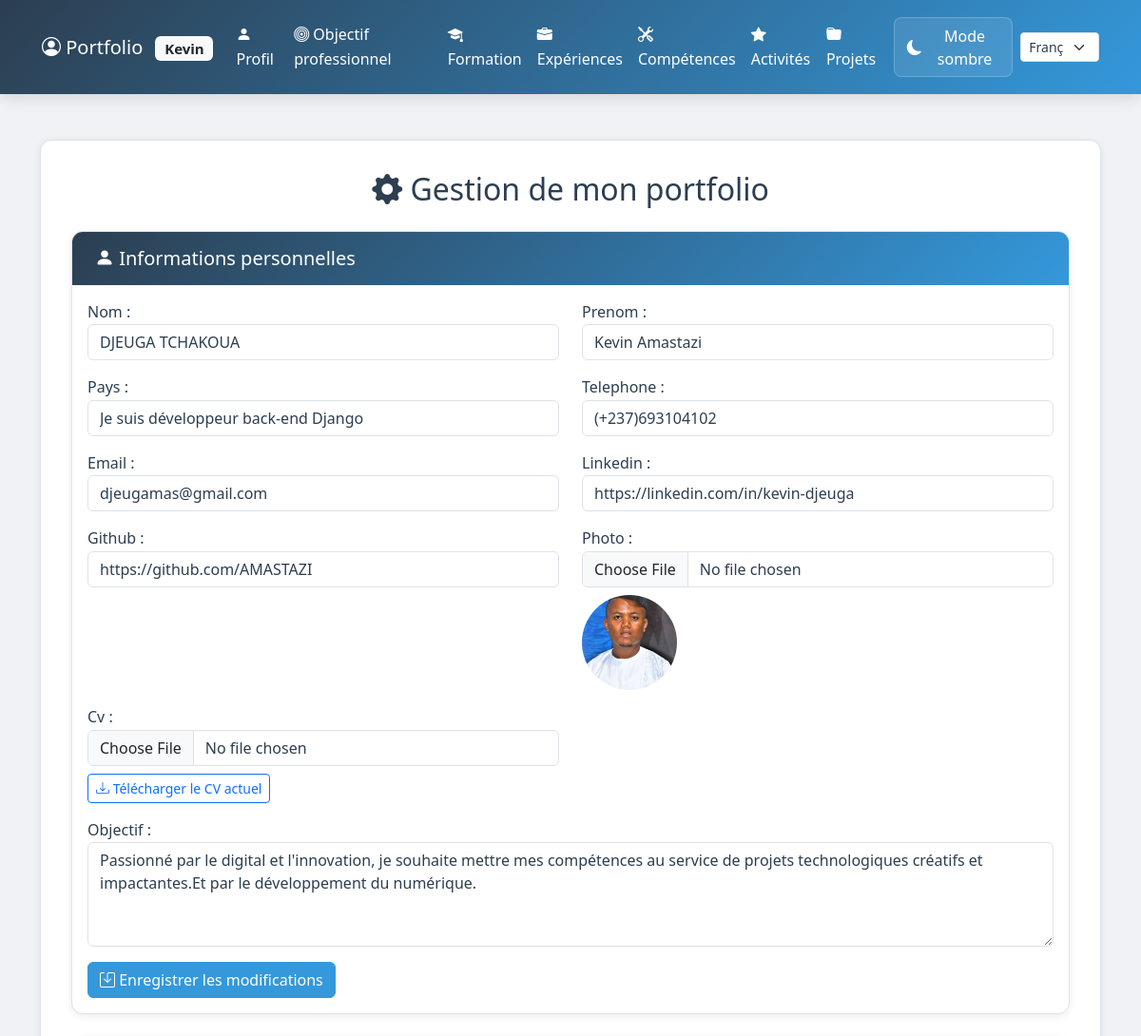
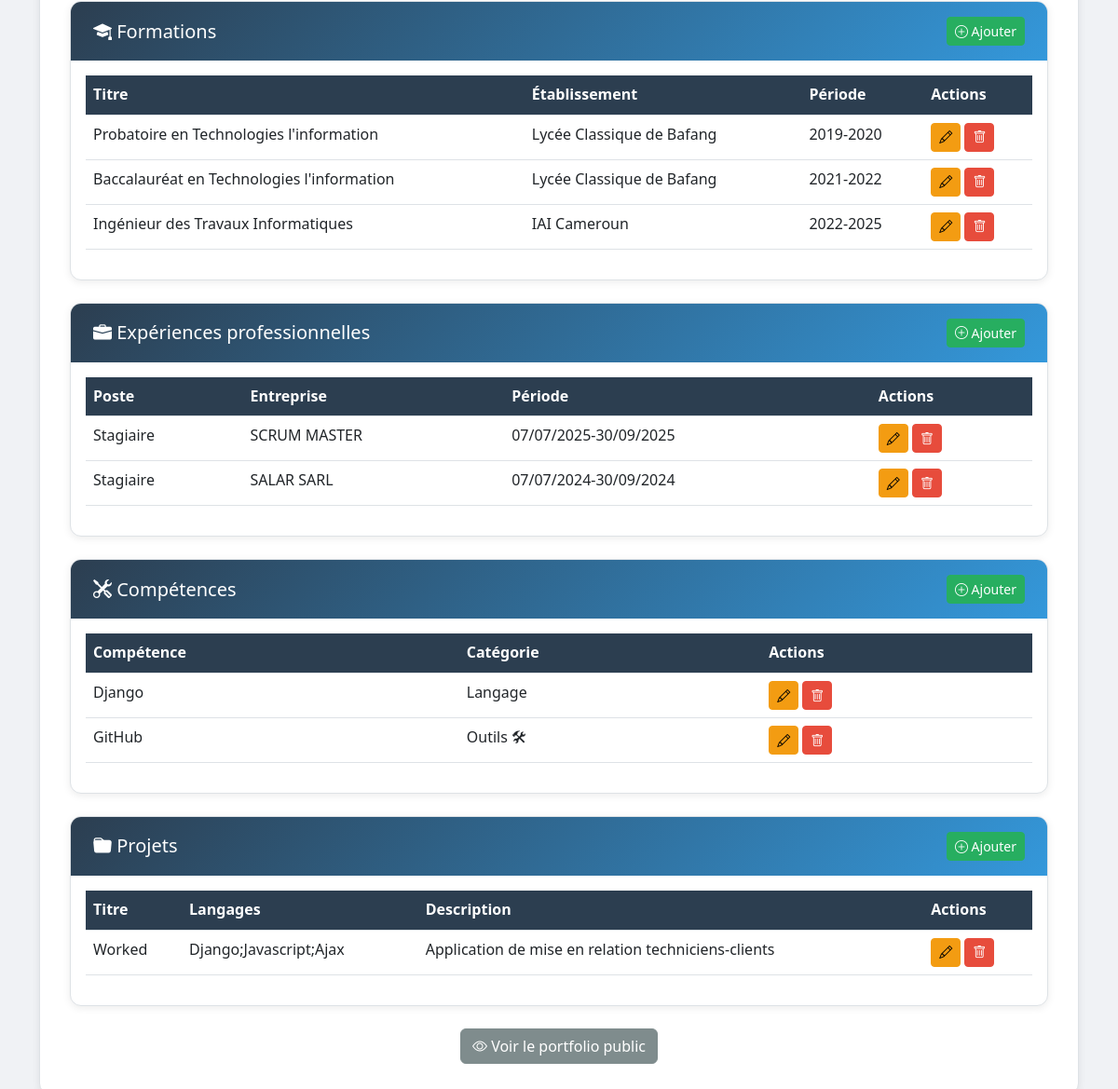
The app's page /modifier_profil/ (signed in), older data (2 pictures, top to bottom).
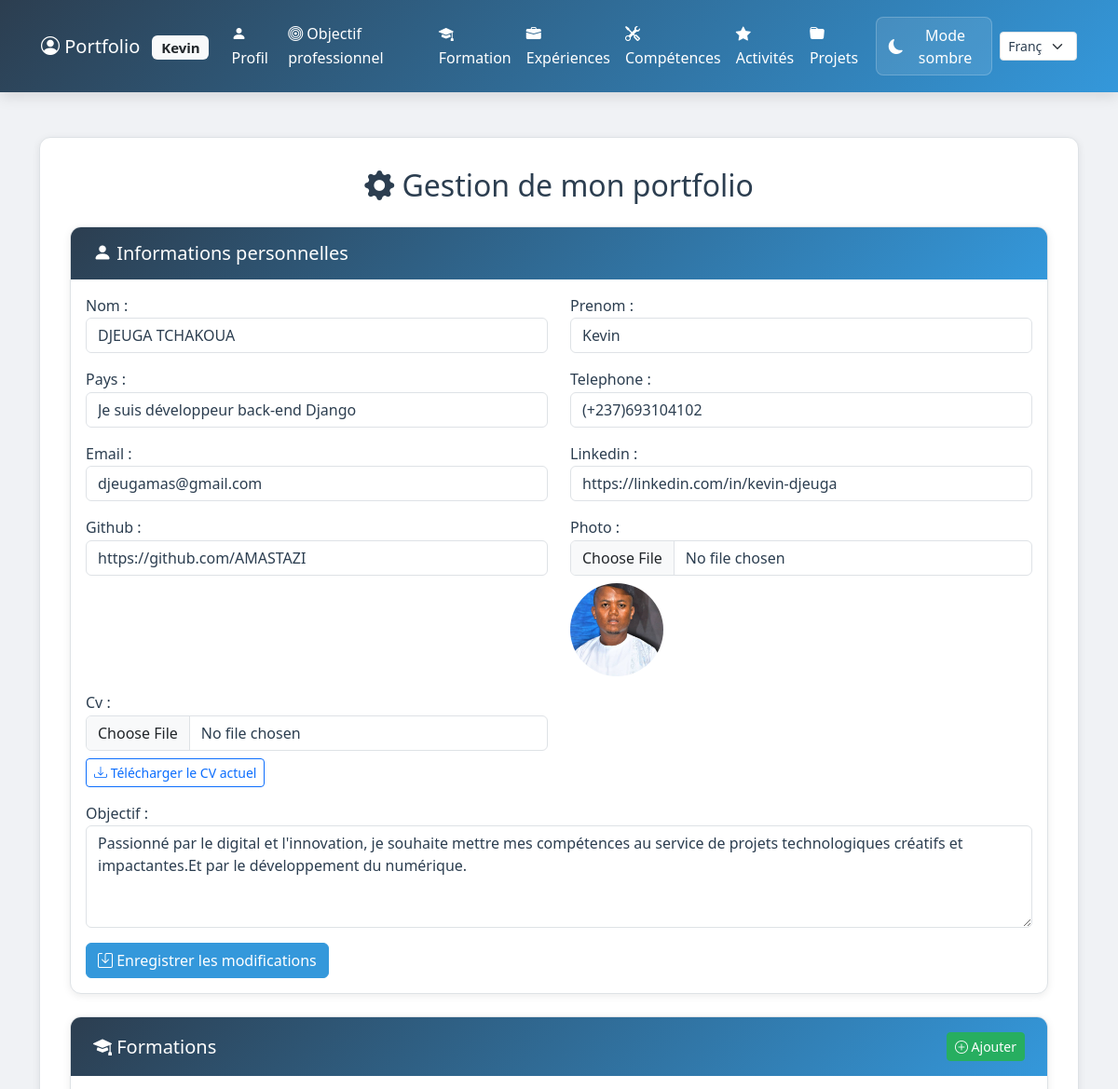
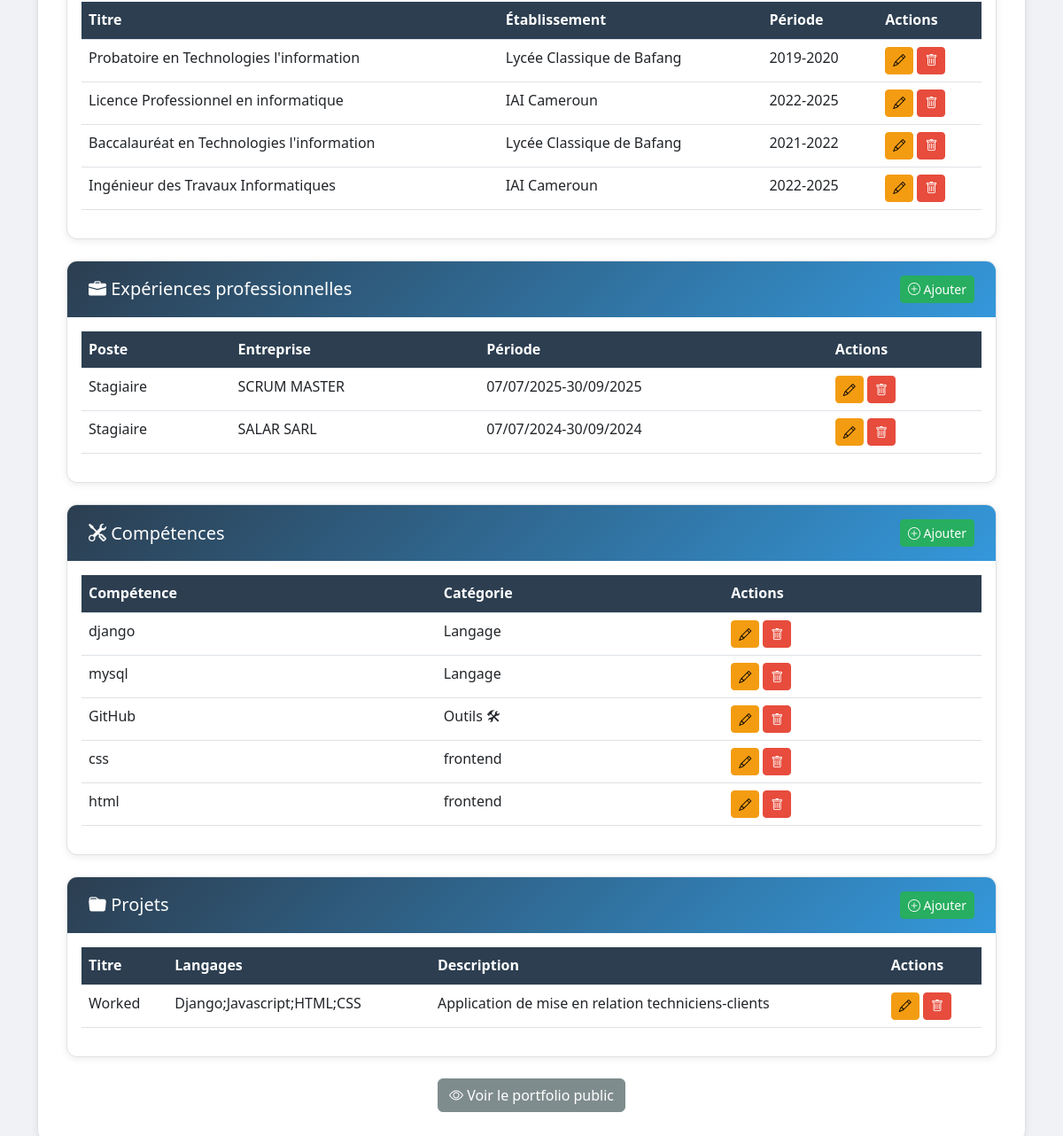
The same page, newer data (2 pictures, top to bottom).
### portfolio/models.py (models this page shows, shortened)
class Profil(models.Model):
    user = models.OneToOneField(User, on_delete=models.CASCADE)
    nom = models.CharField(max_length=100, default='DJEUGA TCHAKOUA')
    prenom = models.CharField(max_length=100, default='KEVIN')
    pays = models.CharField(max_length=100, default='Cameroun')
    telephone = models.CharField(max_length=20, default='(+237)693104102')
    email = models.EmailField(default='djeugamas@gmail.com')
    linkedin = models.URLField(blank=True, default='linkedin.com/in/kevin-djeuga')
    github = models.URLField(blank=True, default='https://github.com/AMASTAZI')
    objectif = models.TextField(default='Passionné par le digital et l\'innovation, je souhaite mettre mes compétences au service de projets technologiques créatifs et impactants.')
    photo = models.ImageField(upload_to='profils/', blank=True, null=True)
    cv = models.FileField(upload_to='cvs/', blank=True, null=True)
    class Meta:
        verbose_name = 'Profil'
        verbose_name_plural = 'Profils'

class Formation(models.Model):
    profil = models.ForeignKey(Profil, on_delete=models.CASCADE, related_name='formations')
    titre = models.CharField(max_length=200)
    etablissement = models.CharField(max_length=200)
    periode = models.CharField(max_length=100)
    description = models.TextField(blank=True)
    ordre = models.IntegerField(default=0)
    class Meta:
        verbose_name = 'Formation'
        verbose_name_plural = 'Formations'
        ordering = ['-ordre', '-id']

class Experience(models.Model):
    profil = models.ForeignKey(Profil, on_delete=models.CASCADE, related_name='experiences')
    poste = models.CharField(max_length=200)
    entreprise = models.CharField(max_length=200)
    periode = models.CharField(max_length=100)
    description = models.TextField()
    ordre = models.IntegerField(default=0)
    class Meta:
        verbose_name = 'Expérience'
        verbose_name_plural = 'Expériences'
        ordering = ['-ordre', '-id']

class Competence(models.Model):
    profil = models.ForeignKey(Profil, on_delete=models.CASCADE, related_name='competences')
    nom = models.CharField(max_length=100)
    categorie = models.CharField(max_length=100, blank=True)
    class Meta:
        verbose_name = 'Compétence'
        verbose_name_plural = 'Compétences'
        ordering = ['categorie', 'nom']

class Projet(models.Model):
    profil = models.ForeignKey(Profil, on_delete=models.CASCADE, related_name='projets')
    titre = models.CharField(max_length=200)
    description = models.TextField(blank=True)
    image_principale = models.ImageField(upload_to='projets/', blank=True, null=True)
    langages = models.CharField(max_length=200, blank=True, help_text='Liste de langages séparés par des virgules')
    ordre = models.IntegerField(default=0)
    lien = models.URLField(blank=True, null=True, help_text='Lien vers le projet (ex: démo ou repo)')
    class Meta:
        verbose_name = 'Projet'
        verbose_name_plural = 'Projets'
        ordering = ['-ordre', '-id']

### portfolio/views.py (the view)
# urls.py: path('modifier_profil/', views.modifier_profil, name='modifier_profil'),
@login_required
@require_http_methods(["GET", "POST"])
def modifier_profil(request):
    profil = get_object_or_404(Profil, user=request.user)
    if request.method == 'POST':
        form = ProfilForm(request.POST, request.FILES, instance=profil)
        if form.is_valid():
            form.save()
            messages.success(request, "Profil mis à jour.")
            return redirect('portfolio:modifier_profil')
    else:
        form = ProfilForm(instance=profil)
    context = {
        'profil': profil,
        'form': form,
    }
    return render(request, 'portfolio/modifier_profil.html', context)

### portfolio/forms.py (shortened to what this page needs)
class ProfilForm(forms.ModelForm):
    class Meta:
        model = Profil
        fields = ['nom', 'prenom', 'pays', 'telephone', 'email', 'linkedin', 'github', 'objectif', 'photo', 'cv']  # <-- cv ajouté
        widgets = {
            'nom': forms.TextInput(attrs={'class': 'form-control'}),
            'prenom': forms.TextInput(attrs={'class': 'form-control'}),
            'pays': forms.TextInput(attrs={'class': 'form-control'}),
            'telephone': forms.TextInput(attrs={'class': 'form-control'}),
            'email': forms.EmailInput(attrs={'class': 'form-control'}),
            'linkedin': forms.URLInput(attrs={'class': 'form-control', 'placeholder': 'ex: linkedin.com/in/nom'}),
            'github': forms.URLInput(attrs={'class': 'form-control', 'placeholder': 'ex: github.com/votre-nom'}),
            'objectif': forms.Textarea(attrs={'class': 'form-control', 'rows': 4}),
            'photo': forms.FileInput(attrs={'class': 'form-control'}),
            'cv': forms.FileInput(attrs={'class': 'form-control'}),  # <-- widget pour cv
        }

### portfolio/templates/portfolio/modifier_profil.html (shortened to what the changed rows need)
{% extends 'portfolio/base.html' %}
{% block content %}
<div class="admin-panel">
    <h2 class="text-center mb-4">
        <i class="bi bi-gear-fill"></i> Gestion de mon portfolio
    </h2>
    <div class="card mb-4">
        <div class="card-body">
            <form method="post" enctype="multipart/form-data">
                <div class="row">
                    <div class="col-md-6 mb-3">
                        {{ form.nom.label_tag }}
                        {{ form.nom }}
                    </div>
                    <div class="col-md-6 mb-3">
                        {{ form.prenom.label_tag }}
                        {{ form.prenom }}
                    </div>
                    <div class="col-md-6 mb-3">
                        {{ form.pays.label_tag }}
                        {{ form.pays }}
                    </div>
                    <div class="col-md-6 mb-3">
                        {{ form.telephone.label_tag }}
                        {{ form.telephone }}
                    </div>
                    <div class="col-md-6 mb-3">
                        {{ form.email.label_tag }}
                        {{ form.email }}
                    </div>
                    <div class="col-md-6 mb-3">
                        {{ form.linkedin.label_tag }}
                        {{ form.linkedin }}
                    </div>
                    <div class="col-md-6 mb-3">
                        {{ form.github.label_tag }}
                        {{ form.github }}
                    </div>
                    <div class="col-md-6 mb-3">
                        {{ form.photo.label_tag }}
                        {{ form.photo }}
                        {% if profil.photo %}
                            <div class="mt-2">
                                <img src="{{ profil.photo.url }}" alt="Photo de profil" style="width: 100px; height: 100px; object-fit: cover; border-radius: 50%;">
                            </div>
                        {% endif %}
                    </div>
                    <div class="col-md-6 mb-3">
                        {{ form.cv.label_tag }}
                        {{ form.cv }}
                        {% if profil.cv %}
                            <div class="mt-2">
                                <a href="{{ profil.cv.url }}" class="btn btn-sm btn-outline-primary" target="_blank" rel="noopener" download>
                                </a>
                            </div>
                        {% endif %}
                    </div>
                    <div class="col-12 mb-3">
                        {{ form.objectif.label_tag }}
                        {{ form.objectif }}
                    </div>
                </div>
            </form>
        </div>
    </div>
    <div class="card mb-4">
        <div class="card-body">
            {% if profil.formations.all %}
                <div class="table-responsive">
                    <table class="table table-hover">
                        <thead>
                            <tr>
                                <th>Titre</th>
                                <th>Établissement</th>
                                <th>Période</th>
                                <th>Actions</th>
                            </tr>
                        </thead>
                        <tbody>
                            {% for formation in profil.formations.all %}
                                <tr>
                                    <td>{{ formation.titre }}</td>
                                    <td>{{ formation.etablissement }}</td>
                                    <td>{{ formation.periode }}</td>
                                    <td class="table-actions">
                                        <a href="{% url 'portfolio:modifier_formation' formation.pk %}" class="btn btn-sm btn-warning">
                                            <i class="bi bi-pencil"></i>
                                        </a>
                                        <a href="{% url 'portfolio:supprimer_formation' formation.pk %}" class="btn btn-sm btn-danger" onclick="return confirm('Êtes-vous sûr de vouloir supprimer cette formation ?');">
                                            <i class="bi bi-trash"></i>
                                        </a>
                                    </td>
                                </tr>
                            {% endfor %}
                        </tbody>
                    </table>
                </div>
            {% else %}
                <p class="text-muted">Aucune formation enregistrée.</p>
            {% endif %}
        </div>
    </div>
    <div class="card mb-4">
        <div class="card-body">
            {% if profil.experiences.all %}
                <div class="table-responsive">
                    <table class="table table-hover">
                        <thead>
                            <tr>
                                <th>Poste</th>
                                <th>Entreprise</th>
                                <th>Période</th>
                                <th>Actions</th>
                            </tr>
                        </thead>
                        <tbody>
                            {% for experience in profil.experiences.all %}
                                <tr>
                                    <td>{{ experience.poste }}</td>
                                    <td>{{ experience.entreprise }}</td>
                                    <td>{{ experience.periode }}</td>
                                    <td class="table-actions">
                                        <a href="{% url 'portfolio:modifier_experience' experience.pk %}" class="btn btn-sm btn-warning">
                                            <i class="bi bi-pencil"></i>
                                        </a>
                                        <a href="{% url 'portfolio:supprimer_experience' experience.pk %}" class="btn btn-sm btn-danger" onclick="return confirm('Êtes-vous sûr de vouloir supprimer cette expérience ?');">
                                            <i class="bi bi-trash"></i>
                                        </a>
                                    </td>
                                </tr>
                            {% endfor %}
                        </tbody>
                    </table>
                </div>
            {% else %}
                <p class="text-muted">Aucune expérience enregistrée.</p>
            {% endif %}
        </div>
    </div>
    <div class="card mb-4">
        <div class="card-body">
            {% if profil.competences.all %}
                <div class="table-responsive">
                    <table class="table table-hover">
                        <thead>
                            <tr>
                                <th>Compétence</th>
                                <th>Catégorie</th>
                                <th>Actions</th>
                            </tr>
                        </thead>
                        <tbody>
                            {% for competence in profil.competences.all %}
                                <tr>
                                    <td>{{ competence.nom }}</td>
                                    <td>{{ competence.categorie|default:"—" }}</td>
                                    <td class="table-actions">
                                        <a href="{% url 'portfolio:modifier_competence' competence.pk %}" class="btn btn-sm btn-warning">
                                            <i class="bi bi-pencil"></i>
                                        </a>
                                        <a href="{% url 'portfolio:supprimer_competence' competence.pk %}" class="btn btn-sm btn-danger" onclick="return confirm('Êtes-vous sûr de vouloir supprimer cette compétence ?');">
                                            <i class="bi bi-trash"></i>
                                        </a>
                                    </td>
                                </tr>
                            {% endfor %}
                        </tbody>
                    </table>
                </div>
            {% else %}
                <p class="text-muted">Aucune compétence enregistrée.</p>
            {% endif %}
        </div>
    </div>
    <div class="card mb-4">
        <div class="card-body">
            {% if profil.projets.all %}
                <div class="table-responsive">
                    <table class="table table-hover">
                        <thead>
                            <tr>
                                <th>Titre</th>
                                <th>Langages</th>
                                <th>Description</th>
                                <th>Actions</th>
                            </tr>
                        </thead>
                        <tbody>
                            {% for projet in profil.projets.all %}
                                <tr>
                                    <td>{{ projet.titre }}</td>
                                    <td>{{ projet.langages|default:"—" }}</td>
                                    <td>{{ projet.description|truncatechars:80|default:"—" }}</td>
                                    <td class="table-actions">
                                        <a href="{% url 'portfolio:modifier_projet' projet.pk %}" class="btn btn-sm btn-warning">
                                            <i class="bi bi-pencil"></i>
                                        </a>
                                        <a href="{% url 'portfolio:supprimer_projet' projet.pk %}" class="btn btn-sm btn-danger" onclick="return confirm('Êtes-vous sûr de vouloir supprimer ce projet ?');">
                                            <i class="bi bi-trash"></i>
                                        </a>
                                    </td>
                                </tr>
                            {% endfor %}
                        </tbody>
                    </table>
                </div>
            {% else %}
                <p class="text-muted">Aucun projet enregistré.</p>
            {% endif %}
        </div>
    </div>
</div>
{% endblock %}

Row changes from the older to the newer data that the page shows:
changed Profil "DJEUGA TCHAKOUA": prenom "Kevin Amastazi" → "Kevin"
added Formation: titre "Licence Professionnel en informatique", etablissement "IAI Cameroun", periode "2022-2025"
changed Competence: nom "Django" → "django"
added Competence: nom "mysql", categorie "Langage"
added Competence: nom "css", categorie "frontend"
added Competence: nom "html", categorie "frontend"
changed Projet "Worked": langages "Django;Javascript;Ajax" → "Django;Javascript;HTML;CSS"
